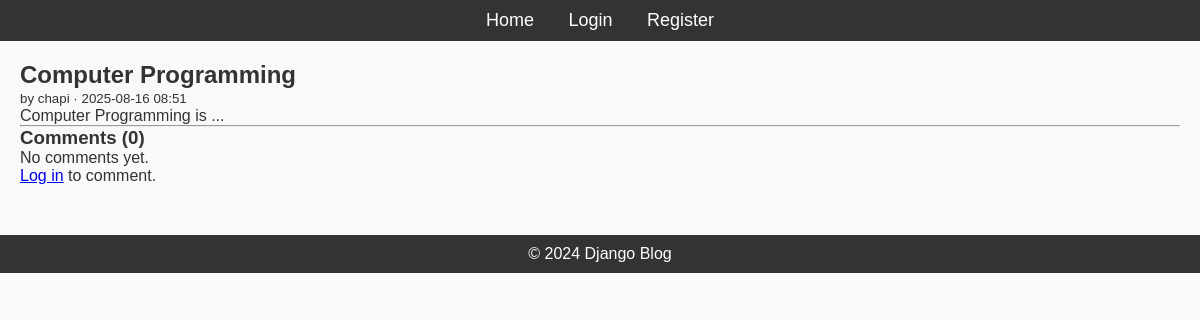
The app's page /post/4/ with its own data.
### blog/models.py (models this page shows, shortened)
class Post(models.Model):
    title = models.CharField(max_length=200)
    content = models.TextField()
    published_date = models.DateTimeField(auto_now_add=True)
    author = models.ForeignKey(
        User,
        on_delete=models.CASCADE,     # delete posts if user is deleted
        related_name="posts",         # enables user.posts.all()
    )

### blog/views.py (the view)
# urls.py: path("post/<int:pk>/", PostDetailView.as_view(), name="post-detail"), # detail
class PostDetailView(DetailView):
    model = Post
    template_name = "blog/post_detail.html" # looks for blog/templates/blog/post_detail.html
    context_object_name = "post"
    def get_context_data(self, **kwargs):
        ctx = super().get_context_data(**kwargs)
        ctx["comments"] = self.object.comments.select_related("author").all()
        ctx["comment_form"] = CommentForm()
        return ctx

### blog/templates/blog/post_detail.html (shortened to what this page needs)
{% extends "blog/base.html" %}
{% block content %}
  <article>
    <h2>{{ post.title }}</h2>
    <p><small>by {{ post.author }} · {{ post.published_date|date:"Y-m-d H:i" }}</small></p>
    <div>{{ post.content|linebreaks }}</div>
  </article>
  <hr>
  <section>
    <h3>Comments ({{ comments|length }})</h3>
    {% if comments %}
      <ul>
        {% for c in comments %}
          <li>
            <p>{{ c.content|linebreaks }}</p>
            <small>{{ c.author }} · {{ c.created_at|date:"Y-m-d H:i" }}</small>
            {% if request.user.id == c.author_id %}
              · <a href="{% url 'blog:comment-update' c.pk %}">Edit</a>
              · <a href="{% url 'blog:comment-delete' c.pk %}">Delete</a>
            {% endif %}
          </li>
        {% endfor %}
      </ul>
    {% else %}
      <p>No comments yet.</p>
    {% endif %}
  </section>
  {% if request.user.is_authenticated %}
    <section style="margin-top:1rem">
      <h4>Add a comment</h4>
      <form method="post" action="{% url 'blog:comment-create' post.pk %}">
        {% csrf_token %}
        {{ comment_form.non_field_errors }}
        {{ comment_form.content }} {{ comment_form.content.errors }}
       <button type="submit">Post Comment</button>
</form>
    </section>
  {% else %}
    <p><a href="{% url 'blog:login' %}?next={{ request.path }}">Log in</a> to comment.</p>
  {% endif %}
{% endblock %}

### blog/static/css/styles.css (style rules this page uses)
* { margin: 0; padding: 0; box-sizing: border-box; }
body { font-family: Arial, sans-serif; background-color: #f9f9f9; color: #333; }

### records on screen
Post: title "Computer Programming", author "chapi", published_date "2025-08-16 08:51", content "Computer Programming is ..."

### other values on screen
{{ comments|length }} "0"
